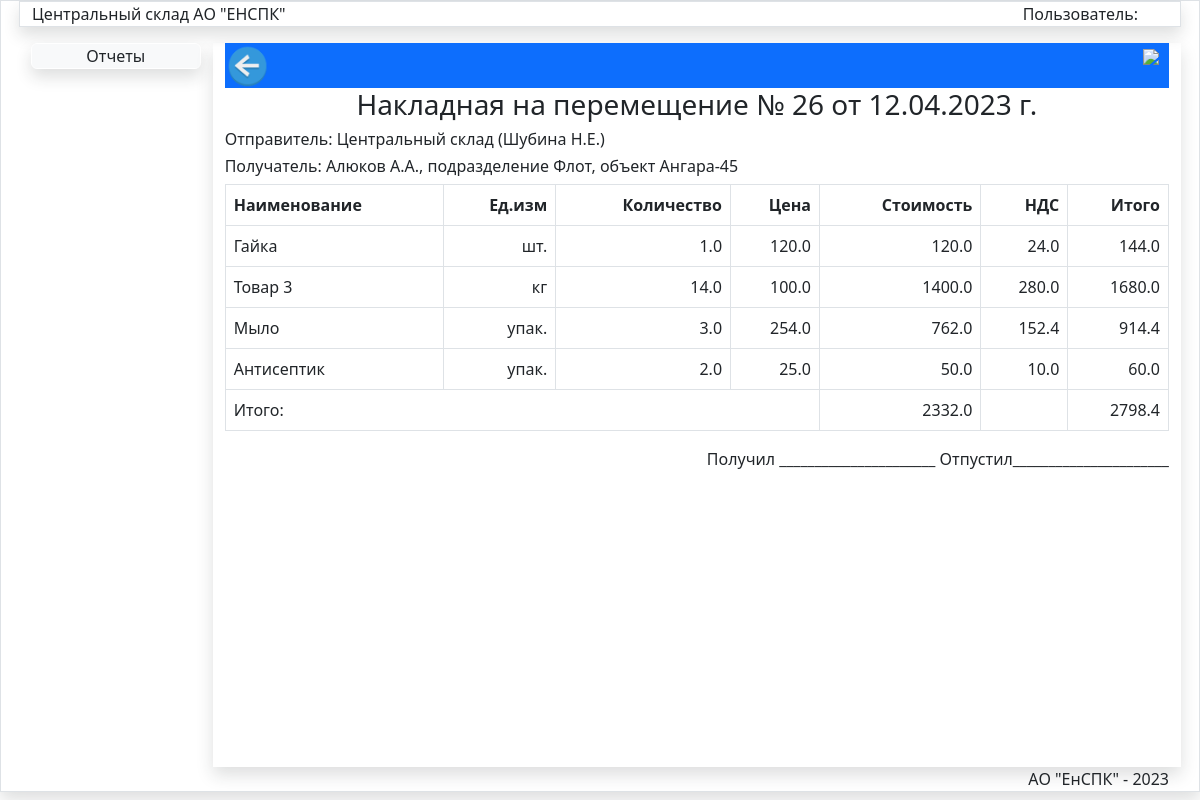
/PrintMoveDoc/424, run on the app's committed database.
### store/models.py (models this page shows, shortened)
class Jurnal(models.Model):
    oper=models.IntegerField(verbose_name="Код операции")
    nomerdoc=models.CharField(max_length=50,verbose_name='Номер документа')
    datadoc=models.DateTimeField(verbose_name='Дата документа')
    postav=models.ForeignKey(Postav,verbose_name='Поставщик',on_delete=models.PROTECT)
    obct=models.ForeignKey(Obct,verbose_name='Объект',on_delete=models.PROTECT)
    podraz=models.ForeignKey(Podraz,verbose_name='Подразделение',on_delete=models.PROTECT)
    fio=models.ForeignKey(Fio,verbose_name='Подотчет',on_delete=models.PROTECT)
    spis=models.ForeignKey(Spis,blank=True,null=True,verbose_name='Причина списания',on_delete=models.PROTECT)
    summa=models.FloatField(verbose_name='Сумма',default=0)
    nds=models.IntegerField(verbose_name='НДС',default=20)
    summawithnds=models.FloatField(verbose_name='Сумма с НДС',default=0)
    updated_at = models.DateTimeField(auto_now=True, verbose_name='Создан')
    created_at = models.DateTimeField(auto_now_add=True, verbose_name='Обновлен')
    class Meta:
        verbose_name = 'Документ'
        verbose_name_plural = 'Документы'
        ordering = ['-datadoc', ]

class Fio(models.Model):
    title = models.CharField(max_length=150, verbose_name='Подотчетное лицо',unique=True )
    class Meta:
        verbose_name = 'Подочтетное лицо'
        verbose_name_plural = 'Подотчетные лица'
        ordering = ['title', ]

class Podraz(models.Model):
    title = models.CharField(max_length=150, verbose_name='Название подразделения', unique=True)
    class Meta:
        verbose_name = 'Подразделение'
        verbose_name_plural = 'Подразделения'
        ordering = ['title', ]

class Obct(models.Model):
    title = models.CharField(max_length=150, verbose_name='Объект',unique=True )
    podraz=models.ForeignKey(Podraz,verbose_name='Подразделение',on_delete=models.PROTECT)
    class Meta:
        verbose_name = 'Объект'
        verbose_name_plural = 'Объекты'
        ordering = ['podraz','title', ]

class JurnalDoc(models.Model):
    oper=models.IntegerField(max_length=1,verbose_name='Операция')
    iddoc=models.ForeignKey(Jurnal,on_delete=models.PROTECT)
    title=models.ForeignKey(Nom,verbose_name='Наименование',on_delete=models.PROTECT)
    price=models.FloatField(verbose_name='Цена',default=0.0)
    kol = models.FloatField(verbose_name='Количество', default=0.0)
    podraz=models.ForeignKey(Podraz,on_delete=models.PROTECT,verbose_name='Подразделение')
    postav=models.ForeignKey(Postav,on_delete=models.PROTECT,verbose_name='Поставщик')
    obct=models.ForeignKey(Obct,on_delete=models.PROTECT,verbose_name='Объект')
    fio=models.ForeignKey(Fio,on_delete=models.PROTECT,verbose_name='Подотчетник')
    spis=models.ForeignKey(Spis,on_delete=models.PROTECT,null=True,blank=True,verbose_name='Причина списания')
    summa=models.FloatField(verbose_name='Сумма')
    nds=models.IntegerField(default=20,verbose_name='НДС')
    summawithnds=models.FloatField(verbose_name='Сумма с НДС')
    updated_at = models.DateTimeField(auto_now=True, verbose_name='Создан')
    created_at = models.DateTimeField(auto_now_add=True, verbose_name='Обновлен')
    uniqfield=models.CharField(max_length=250,verbose_name='Слаг')
    @property
    def percent(self):
        return round((self.summa *((self.nds/100))),2)
    class Meta:
        verbose_name = 'Табличная часть'
        verbose_name_plural = 'Табличные части'
        ordering = ['-created_at', ]

class Nom(models.Model):
    title = models.CharField(max_length=150, verbose_name='Наименование', unique=True )
    izm=models.ForeignKey(Unit,verbose_name='Ед.изм.',on_delete=models.PROTECT)
    category = models.ForeignKey(Category, verbose_name='Категория', on_delete=models.PROTECT)
    srok=models.IntegerField(blank=True,default=0)
    updated_at = models.DateTimeField(auto_now=True, verbose_name='Создан')
    created_at = models.DateTimeField(auto_now_add=True, verbose_name='Обновлен')
    class Meta:
        verbose_name = 'Номенклатура'
        verbose_name_plural = 'Номенклатура'
        ordering = ['title', ]

class Unit(models.Model):
    title = models.CharField(max_length=100,verbose_name='Наименование',unique=True)
    def __str__(self):
        return self.title
    class Meta:
        verbose_name='Единица измерения'
        verbose_name_plural='Единицы измерения'
        ordering=['title',]

### store/views.py (the view)
# urls.py: path('PrintMoveDoc/<str:pk>',PrintMoveDoc,name='PrintMoveDoc'),
def PrintMoveDoc(request,pk):
    items=JurnalDoc.objects.filter(iddoc=pk)
    sender=Podraz.objects.filter(pk=74).values('title')
    senderfio=Fio.objects.filter(pk=5).values('title')
    doc=Jurnal.objects.filter(pk=pk)
    s=JurnalDoc.objects.filter(iddoc=pk).aggregate(Sum('summa'))
    s2=JurnalDoc.objects.filter(iddoc=pk).aggregate(Sum('summawithnds'))
    print(s['summa__sum'])
    return render(request,'store/Print/PrintMove.html',{'items':items,'doc':doc,
    'summands': s2['summawithnds__sum'], 'summa':s['summa__sum'],'sender':sender,'fio':senderfio,'title':'Печать документа'})

### store/templatetags/store.py (called while the page is built)
@register.simple_tag
def abs_tag(text):
    return abs(text)

### store/templates/store/Print/PrintMove.html (shortened to what this page needs)
 {% extends 'store/menu.html' %}
{% load static %}
{% block DataArea %}
{% load store %}
 <div class="bg-primary  " style="position:relative;height:45px;">
     <div style="position:relative; float:left;"><img src="../static/images/back.png" width="45px" onclick="history.back();" class="d-print-none"></div>
 <div style="position:relative; float:right;"><a href="" class="d-print-none"><img src="../static/images/print.png" style="width:40px;margin-right:10px" id="print-button" ></a>
 </div>
 </div>
 {% for d in doc %}
     <h3 class="text-center">Накладная на перемещение № {{d.nomerdoc}} от {{d.datadoc|date:"d.m.Y г."}}</h3>
  {% endfor %}
{% for s in sender %}
 <h6>Отправитель: {{s.title}}
{% endfor %}
 {% for s1 in fio %}
    ({{s1.title}})
 {% endfor %}
</h6>
 {% for d in doc %}
 <h6>Получатель: {{d.fio.title}}, подразделение {{d.podraz.title}}, объект {{d.obct.title}}</h6>
 {% endfor %}
 <table class="table table-bordered">
     <thead>
     <th>Наименование</th>
     <th class="text-end">Ед.изм</th>
     <th class="text-end">Количество</th>
     <th class="text-end">Цена</th>
     <th class="text-end">Стоимость</th>
     <th class="text-end">НДС</th>
     <th class="text-end">Итого</th>
     </thead>
<tbody>
    {% for item in items %}
<tr>
<td>{{item.title.title}}</td>
<td class="text-end">{{item.title.izm}}</td>
<td class="text-end">{% abs_tag item.kol %}</td>
<td class="text-end">{{item.price}}</td>
  <td class="text-end">{% abs_tag item.summa %}</td>
    <td class="text-end">{% abs_tag item.percent %}</td>
     <td class="text-end">{% abs_tag item.summawithnds %}</td>
</tr>   {% endfor %}
<tr>
    <td colspan="4">Итого:</td>
    <td class="text-end">{% abs_tag summa %}</td>
    <td></td>
    <td class="text-end">{% abs_tag summands %}</td>
</tr>
</tbody>
 </table>
 <div class="text-end">Получил ______________________              Отпустил______________________ </div>
{% endblock DataArea %}

### store/static/css/my.css (style rules this page uses)
a { text-decoration:none; }

### data on the page
Jurnal: nomerdoc "26", datadoc "12.04.2023 г.", fio "Алюков А.А.", podraz "Флот", obct "Ангара-45"
JurnalDoc: title "Гайка", title.izm "шт.", kol "1.0", price "120.0", summa "120.0", summa+nds "24.0", summawithnds "144.0"
JurnalDoc: title "Товар 3", title.izm "кг", kol "14.0", price "100.0", summa "1400.0", summa+nds "280.0", summawithnds "1680.0"
JurnalDoc: title "Мыло", title.izm "упак.", kol "3.0", price "254.0", summa "762.0", summa+nds "152.4", summawithnds "914.4"
JurnalDoc: title "Антисептик", title.izm "упак.", kol "2.0", price "25.0", summa "50.0", summa+nds "10.0", summawithnds "60.0"

### other printed values
{{ s.title }} "Центральный склад"
{{ s1.title }} "Шубина Н.Е."
